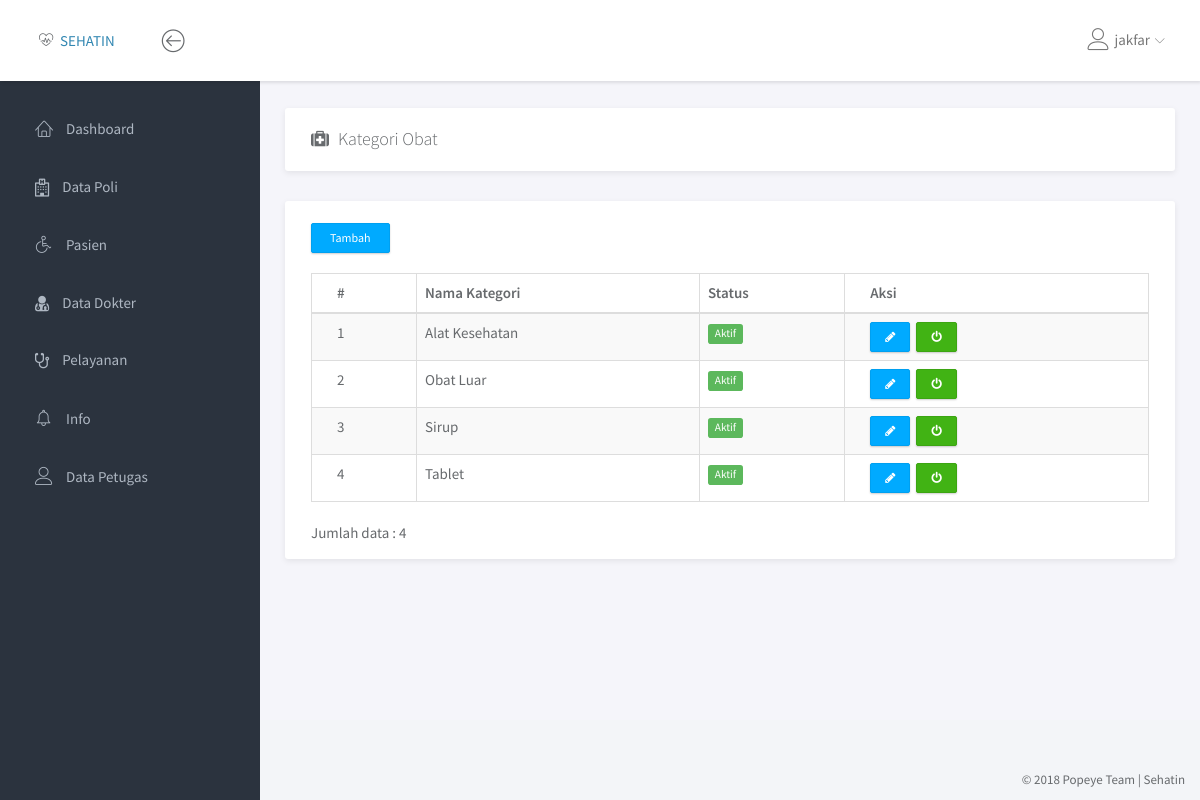
The app's page /obat/kategori_obat.php (signed in), older data.
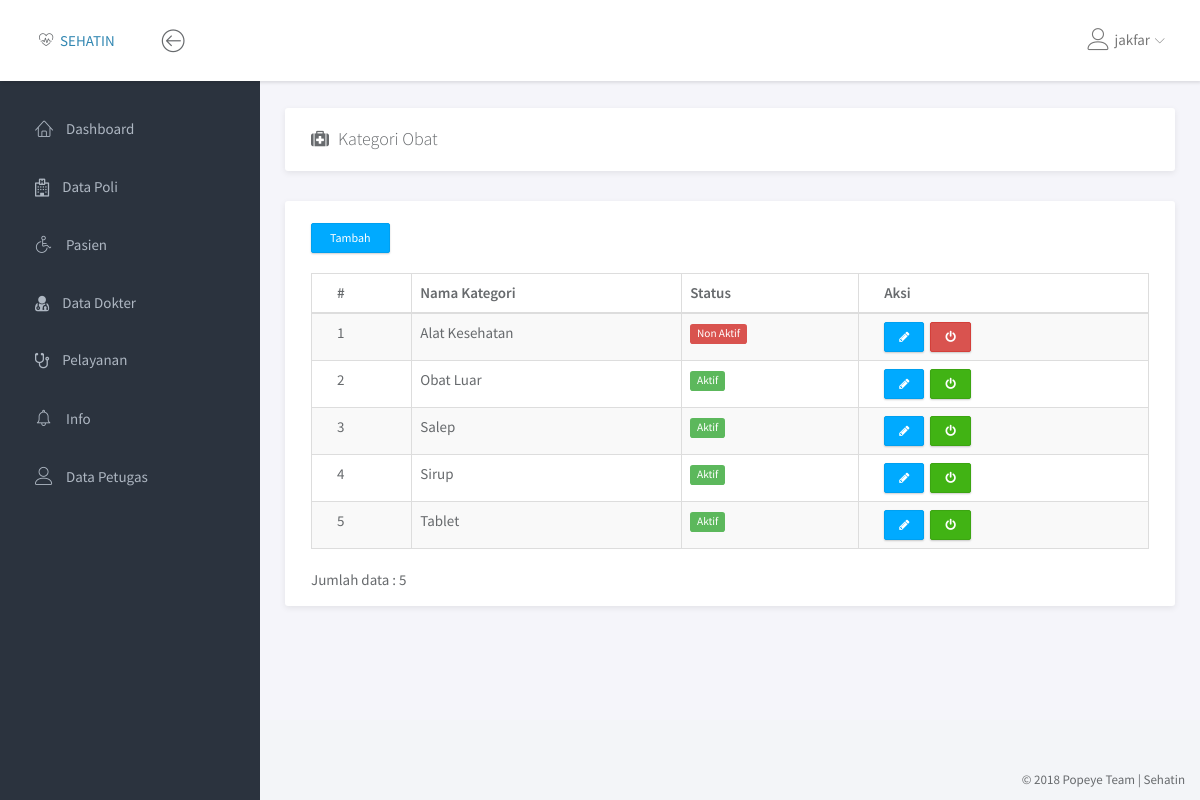
The same page, newer data.
### tables this page shows
CREATE TABLE `kategori_obat` (
  `id_kategori` tinyint(3) NOT NULL,
  `kategori` varchar(30) NOT NULL,
  `status` enum('Aktif','Non Aktif') NOT NULL
);

### obat/kategori_obat.php (the view, shortened to what this page needs)
<!doctype html>
<html lang="en">
<head>
	<link rel="stylesheet" href="../assets/vendor/bootstrap/css/bootstrap.min.css">
	<link rel="stylesheet" href="../assets/vendor/font-awesome/css/font-awesome.min.css">
	<link rel="stylesheet" href="../assets/vendor/linearicons/style.css">
	<link rel="stylesheet" href="../assets/vendor/chartist/css/chartist-custom.css">
	<link rel="stylesheet" href="../assets/css/main.css">
</head>
<body>
	<div id="wrapper">
		<?php
			include '../dashboard/navbar.php';
			include '../dashboard/left_sidebar.php';
		 ?>
		 <div class="main">
		 	<div class="main-content">
		 		<div class="container-fluid">
		 					<div class="panel">
		 						<div class="panel-heading">
		 							<h1 class="panel-title"><i class="fa fa-medkit"></i>&ensp;Kategori Obat</h1>
									<div class="col-md-2 col-md-offset-10">
								</div>
		 						</div>
							  </div>
								<div class="row">
									<div class="col-md-12">
										<div class="panel">
											<br>
		 						<div class="row">
		 							<div class="col-md-12">
		 								<a href="tambah_kategori.php"><button type="button" class="btn btn-primary btn-sm" style="margin-left: 25px; margin-bottom: 10px;">Tambah</button></a>
		 							</div>
		 						</div>
		 						<div class="panel-body">
		 							<table class="table table-striped table-hover table-bordered">
		 								<thead>
		 									<tr>
		 										<th>#</th>
		 										<th>Nama Kategori</th>
		 										<th>Status</th>
		 										<th>Aksi</th>
		 									</tr>
		 								</thead>
		 								<tbody>
		 									<?php
		 										$query = "SELECT * FROM kategori_obat ORDER BY kategori ASC";
		 										$jml = "SELECT COUNT(*) as jml_kategori FROM kategori_obat";
		 										$result = mysqli_query($con, $query);
		 										$r = mysqli_query($con, $jml);
		 										$jml_kategori = mysqli_fetch_assoc($r);
		 										$no = 1;
		 										foreach ($result as $val) {
													$title = $val['status'] == 'Aktif' ? 'Non Aktifkan' : 'Aktifkan';
													$btnclass = $val['status'] == 'Aktif' ? 'btn-success' : 'btn-danger';
													$label = $val['status'] == 'Aktif' ? 'label label-success' : 'label label-danger';
		 											echo "<tr>
		 													<td>$no</td>
		 													<td>$val[kategori]</td>
															<td><span class='$label'>$val[status]</span></td>
		 													<td><a href='edit_kategori.php?id_kategori=$val[id_kategori]' class='btn btn-primary btn-xs' title='Edit'><i class='fa fa-pencil'></i> </a>&nbsp;
		 														<a onclick = 'return konfirm()' href='status_kategori.php?id_kategori=$val[id_kategori]&status=$val[status]' class= 'btn btn-xs $btnclass' title='$title'><i class='fa fa-power-off'></i></a>
		 													</td>
		 												  </tr>";
		 												 $no++;
		 										}
		 									 ?>
		 								</tbody>
		 							</table>
		 							<span class="text-default">Jumlah data : <?php echo ($jml_kategori['jml_kategori']); ?></span>
		 						</div>
		 					</div>
		 				</div>
		 			</div>
		 		</div>
		 	</div>
		 </div>
		<?php include '../dashboard/footer.php'; ?>
	</div>
</body>
</html>

Row changes from the older to the newer data that the page shows:
changed kategori_obat "Alat Kesehatan": status "Aktif" → "Non Aktif"
added kategori_obat: kategori "Salep", status "Aktif"
Text that changed along with them:
$jml_kategori['jml_kategori']: "4" → "5"
